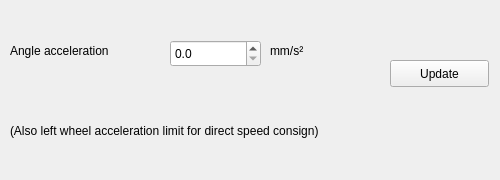
     <widget class="QWidget" name="tab_acc_angle">
      <attribute name="title">
       <string>Acceleration angle</string>
      </attribute>
      <widget class="QPushButton" name="angle_acc_update_btn">
       <property name="geometry">
        <rect>
         <x>390</x>
         <y>60</y>
         <width>99</width>
         <height>27</height>
        </rect>
       </property>
       <property name="text">
        <string>Update</string>
       </property>
      </widget>
      <widget class="QLabel" name="label_29">
       <property name="geometry">
        <rect>
         <x>10</x>
         <y>20</y>
         <width>161</width>
         <height>61</height>
        </rect>
       </property>
       <property name="text">
        <string>Angle acceleration</string>
       </property>
       <property name="wordWrap">
        <bool>true</bool>
       </property>
      </widget>
      <widget class="QDoubleSpinBox" name="angle_acc">
       <property name="geometry">
        <rect>
         <x>170</x>
         <y>40</y>
         <width>91</width>
         <height>27</height>
        </rect>
       </property>
       <property name="decimals">
        <number>1</number>
       </property>
       <property name="maximum">
        <double>10000.000000000000000</double>
       </property>
       <property name="singleStep">
        <double>0.100000000000000</double>
       </property>
      </widget>
      <widget class="QLabel" name="label_32">
       <property name="geometry">
        <rect>
         <x>270</x>
         <y>40</y>
         <width>121</width>
         <height>21</height>
        </rect>
       </property>
       <property name="text">
        <string>mm/s²</string>
       </property>
      </widget>
      <widget class="QLabel" name="label_34">
       <property name="geometry">
        <rect>
         <x>10</x>
         <y>90</y>
         <width>481</width>
         <height>81</height>
        </rect>
       </property>
       <property name="text">
        <string>(Also left wheel acceleration limit for direct speed consign)</string>
       </property>
       <property name="wordWrap">
        <bool>true</bool>
       </property>
      </widget>
     </widget>
